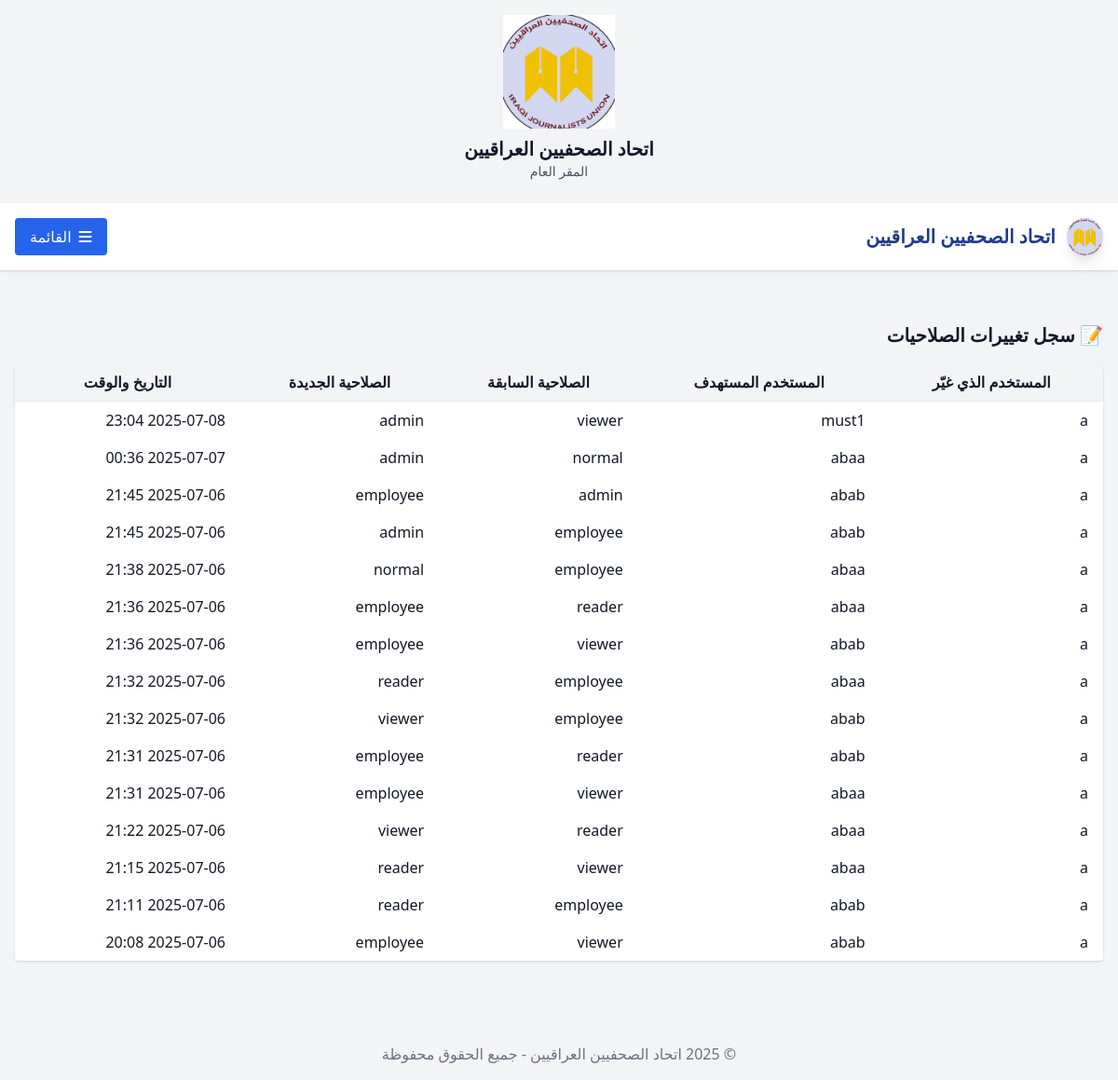
/role-change-log/ (signed in), run on the app's committed database.
### notes/models.py (models this page shows)
class RoleChangeLog(models.Model):
    changed_by = models.ForeignKey(User, on_delete=models.CASCADE, related_name='role_changes_made')
    changed_user = models.ForeignKey(User, on_delete=models.CASCADE, related_name='role_changes_received')
    old_role = models.CharField(max_length=20)
    new_role = models.CharField(max_length=20)
    timestamp = models.DateTimeField(auto_now_add=True)

### notes/views.py (the view)
# urls.py: path('role-change-log/', views.role_change_log, name='role_change_log'),
@user_passes_test(lambda u: u.is_superuser or u.userprofile.role in ['admin', 'supervisor'])
def role_change_log(request):
    from .models import RoleChangeLog
    logs = RoleChangeLog.objects.select_related('changed_by', 'changed_user').order_by('-timestamp')[:100]
    return render(request, 'notes/role_change_log.html', {'logs': logs})

### templates/notes/role_change_log.html (shortened to what this page needs)
{% extends "base.html" %}
{% block content %}
<h2 class="text-xl font-bold mb-4">📝 سجل تغييرات الصلاحيات</h2>
<table class="min-w-full divide-y divide-gray-200 bg-white rounded shadow">
    <thead class="bg-gray-100">
        <tr>
            <th class="px-4 py-2">المستخدم الذي غيّر</th>
            <th class="px-4 py-2">المستخدم المستهدف</th>
            <th class="px-4 py-2">الصلاحية السابقة</th>
            <th class="px-4 py-2">الصلاحية الجديدة</th>
            <th class="px-4 py-2">التاريخ والوقت</th>
        </tr>
    </thead>
    <tbody>
        {% for log in logs %}
        <tr>
            <td class="px-4 py-2">{{ log.changed_by.username }}</td>
            <td class="px-4 py-2">{{ log.changed_user.username }}</td>
            <td class="px-4 py-2">{{ log.old_role }}</td>
            <td class="px-4 py-2">{{ log.new_role }}</td>
            <td class="px-4 py-2">{{ log.timestamp|date:"Y-m-d H:i" }}</td>
        </tr>
        {% empty %}
        <tr><td colspan="5" class="text-center py-4">لا يوجد تغييرات مسجلة.</td></tr>
        {% endfor %}
    </tbody>
</table>
{% endblock %}

### data on the page
RoleChangeLog: changed_by.username "a", changed_user.username "must1", old_role "viewer", new_role "admin", timestamp "2025-07-08 23:04"
RoleChangeLog: changed_by.username "a", changed_user.username "abaa", old_role "normal", new_role "admin", timestamp "2025-07-07 00:36"
RoleChangeLog: changed_by.username "a", changed_user.username "abab", old_role "admin", new_role "employee", timestamp "2025-07-06 21:45"
RoleChangeLog: changed_by.username "a", changed_user.username "abab", old_role "employee", new_role "admin", timestamp "2025-07-06 21:45"
RoleChangeLog: changed_by.username "a", changed_user.username "abaa", old_role "employee", new_role "normal", timestamp "2025-07-06 21:38"
RoleChangeLog: changed_by.username "a", changed_user.username "abaa", old_role "reader", new_role "employee", timestamp "2025-07-06 21:36"
RoleChangeLog: changed_by.username "a", changed_user.username "abab", old_role "viewer", new_role "employee", timestamp "2025-07-06 21:36"
RoleChangeLog: changed_by.username "a", changed_user.username "abaa", old_role "employee", new_role "reader", timestamp "2025-07-06 21:32"
RoleChangeLog: changed_by.username "a", changed_user.username "abab", old_role "employee", new_role "viewer", timestamp "2025-07-06 21:32"
RoleChangeLog: changed_by.username "a", changed_user.username "abab", old_role "reader", new_role "employee", timestamp "2025-07-06 21:31"
RoleChangeLog: changed_by.username "a", changed_user.username "abaa", old_role "viewer", new_role "employee", timestamp "2025-07-06 21:31"
RoleChangeLog: changed_by.username "a", changed_user.username "abaa", old_role "reader", new_role "viewer", timestamp "2025-07-06 21:22"
RoleChangeLog: changed_by.username "a", changed_user.username "abaa", old_role "viewer", new_role "reader", timestamp "2025-07-06 21:15"
RoleChangeLog: changed_by.username "a", changed_user.username "abab", old_role "employee", new_role "reader", timestamp "2025-07-06 21:11"
RoleChangeLog: changed_by.username "a", changed_user.username "abab", old_role "viewer", new_role "employee", timestamp "2025-07-06 20:08"
